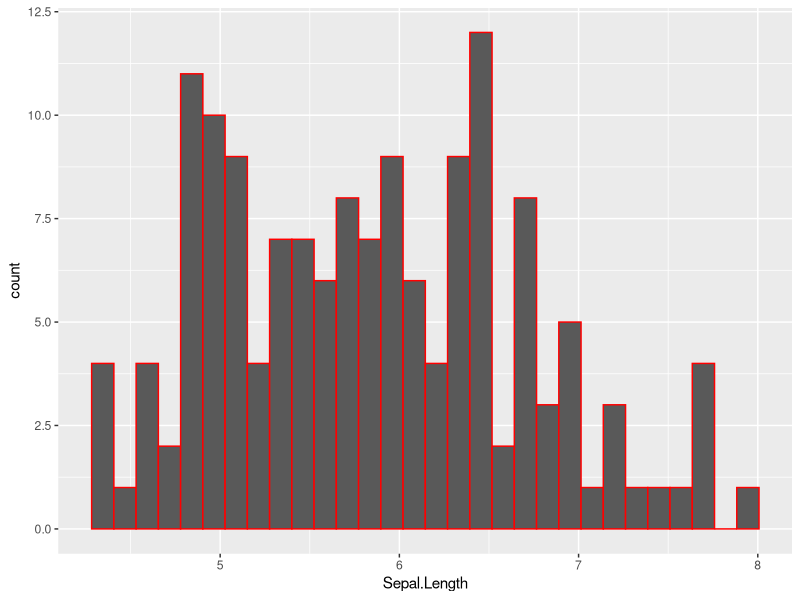
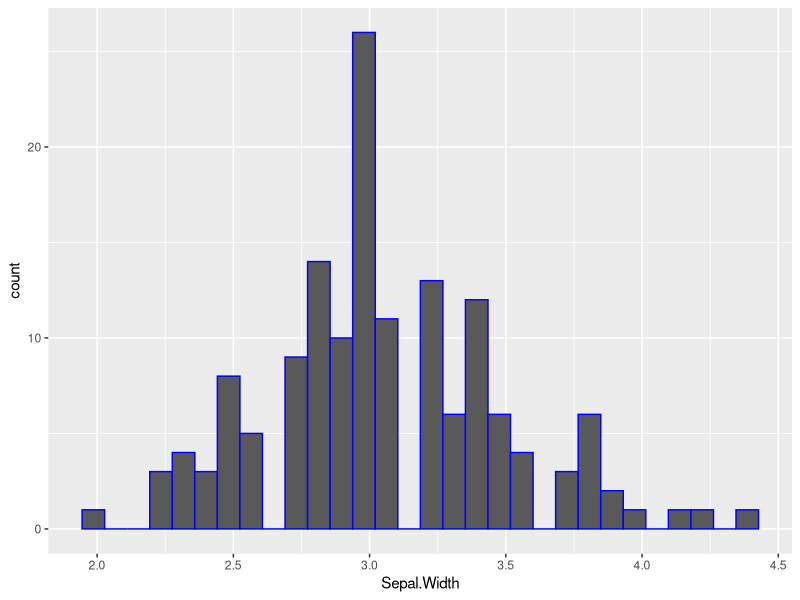
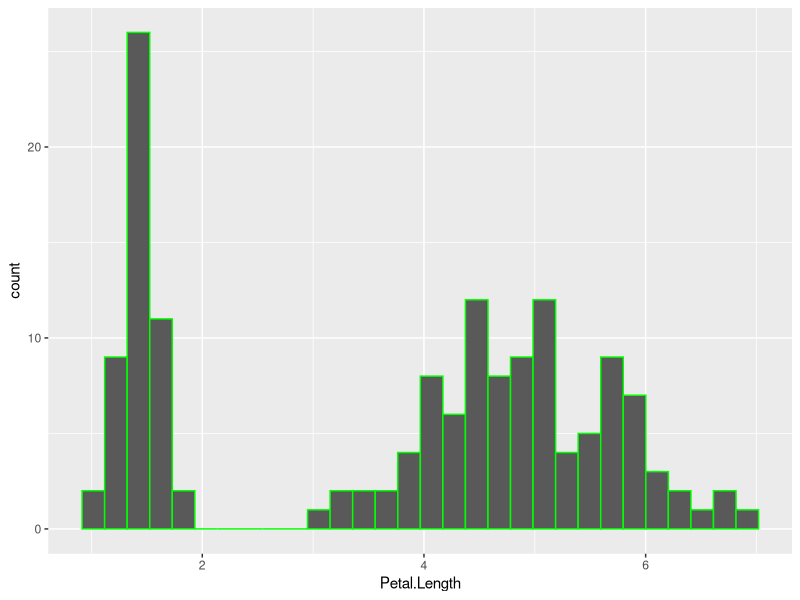
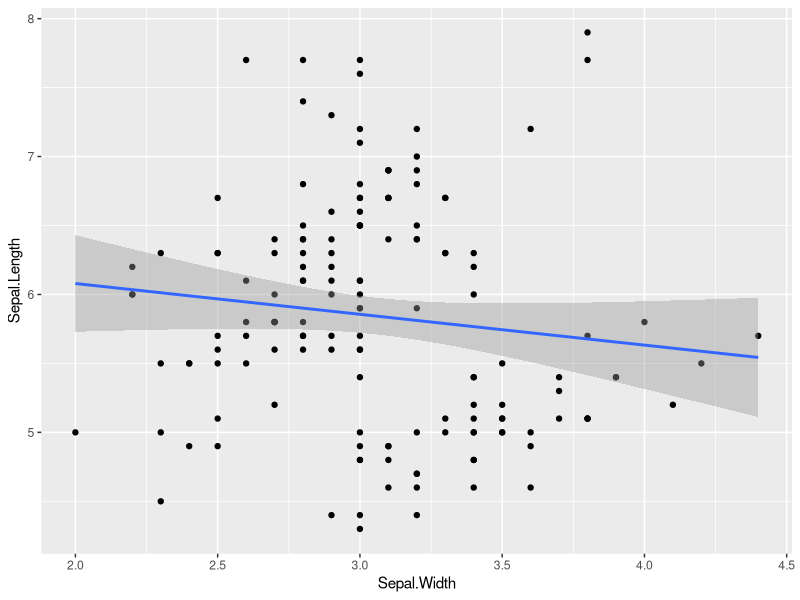
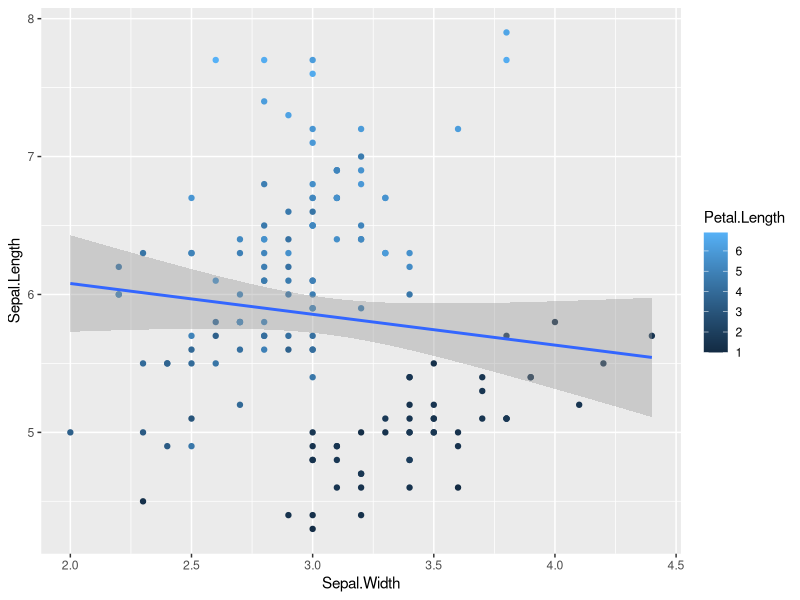

Write the R code that produced these figures, in order.
## ---- chunk 1
knitr::opts_chunk$set(echo = FALSE)

library(datasets)
library(ggplot2)
## ---- chunk 2
data(iris)
str(iris)
## ---- chunk 3
# Now we can look for more information in the dataset, such as the mean
sapply(iris[,1:4], FUN=min)
sapply(iris[,1:4], FUN=mean)
sapply(iris[,1:4], FUN=max)
## ---- chunk 4
ggplot(data=iris, mapping = aes(x = Sepal.Length)) + geom_histogram(color="red")
ggplot(data=iris, mapping = aes(x = Sepal.Width)) + geom_histogram(color="blue")
ggplot(data=iris, mapping = aes(x = Petal.Length)) + geom_histogram(color="green")
## ---- chunk 5
ggplot(data=iris, mapping = aes(y = Sepal.Length, x = Sepal.Width)) + 
  geom_point() + 
  geom_smooth(method=lm)
## ---- chunk 6
ggplot(data=iris, mapping = aes(y = Sepal.Length, x = Sepal.Width, color = Petal.Length)) + 
  geom_point() + 
  geom_smooth(method=lm)
